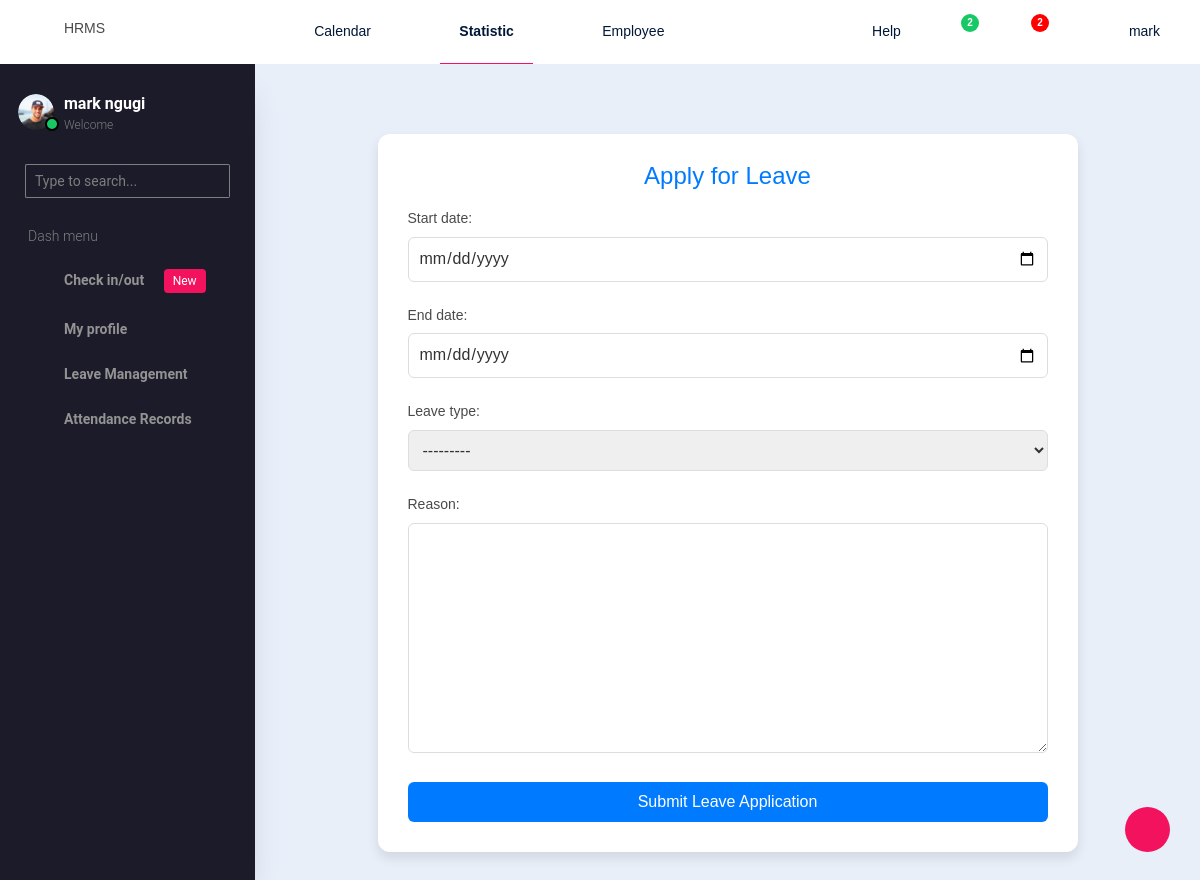
Page /apply_leave/ (signed in) on the committed database.
### accounts/models.py (models this page shows, shortened)
class CustomUser(AbstractUser):
    ROLE_CHOICES = [
        ('admin', 'Admin'),
        ('hr_manager', 'HR Manager'),
        ('employee', 'Employee'),
    ]
    role = models.CharField(max_length=20, choices=ROLE_CHOICES, default='employee')
    gender = models.CharField(max_length=20, choices=[('male', 'Male'), ('female', 'Female')], default='male')
    phone = models.CharField(max_length=15, blank=True, null=True)
    position = models.CharField(max_length=100, blank=True, null=True)
    department = models.ForeignKey(Department, on_delete=models.CASCADE, default=None, null=True)
    start_date = models.DateField(blank=True, null=True)
    exit_date = models.DateField(null=True, blank=True)
    reason_for_leaving = models.CharField(max_length=255, null=True, blank=True)

### hrms/views.py (the view)
# urls.py: path('apply_leave/', apply_leave, name='applyleave'),
@login_required
def apply_leave(request):
    if request.method == 'POST':
        form = LeaveRequestForm(request.POST)
        if form.is_valid():
            leave_request = form.save(commit=False)
            leave_request.employee = request.user
            leave_request.save()
            return redirect('employeeleavestatus')
    else:
        form = LeaveRequestForm()
    return render(request, 'hrms/employee/leave-management/apply-leave.html', {'form': form})

### hrms/forms.py
class LeaveRequestForm(forms.ModelForm):
    class Meta:
        model = LeaveRequest
        fields = ['start_date', 'end_date', 'leave_type', 'reason']
        widgets = {
            'start_date': forms.DateInput(attrs={'type': 'date'}),
            'end_date': forms.DateInput(attrs={'type': 'date'}),
        }

### hrms/templates/hrms/employee/leave-management/apply-leave.html (shortened to what this page needs)
{% extends 'hrms/employee/base.html' %}
{% block content %}
<div class="container">
    <h2>Apply for Leave</h2>
    <form method="POST">
        {{ form.as_p }}
        <button type="submit" class="btn btn-primary">Submit Leave Application</button>
    </form>
</div>
{% endblock %}

### hrms/templates/hrms/employee/base.html (shortened to what this page needs)
<!DOCTYPE html>
<html lang="en">
  <head>
    <link rel="stylesheet" href="/static/vendors/typicons.font/font/typicons.css">
    <link rel="stylesheet" href="/static/vendors/css/vendor.bundle.base.css">
    <link rel="stylesheet" href="/static/css/vertical-layout-light/style.css">
  </head>
  <body>
    <div class="container-scroller">
      <nav class="navbar col-lg-12 col-12 p-0 fixed-top d-flex flex-row">
        <div class="text-center navbar-brand-wrapper d-flex align-items-center justify-content-center">
          <p>HRMS</p>
          <button class="navbar-toggler navbar-toggler align-self-center d-none d-lg-flex" type="button" data-toggle="minimize">
            <span class="typcn typcn-th-menu"></span>
          </button>
        </div>
        <div class="navbar-menu-wrapper d-flex align-items-center justify-content-end">
          <ul class="navbar-nav mr-lg-2">
            <li class="nav-item  d-none d-lg-flex">
              <a class="nav-link" href="#">
                Calendar
              </a>
            </li>
            <li class="nav-item  d-none d-lg-flex">
              <a class="nav-link active" href="#">
                Statistic
              </a>
            </li>
            <li class="nav-item  d-none d-lg-flex">
              <a class="nav-link" href="#">
                Employee
              </a>
            </li>
          </ul>
          <ul class="navbar-nav navbar-nav-right">
            <li class="nav-item d-none d-lg-flex  mr-2">
              <a class="nav-link" href="#">
                Help
              </a>
            </li>
            <li class="nav-item dropdown d-flex">
              <a class="nav-link count-indicator dropdown-toggle d-flex justify-content-center align-items-center" id="messageDropdown" href="#" data-toggle="dropdown">
                <i class="typcn typcn-message-typing"></i>
                <span class="count bg-success">2</span>
              </a>
            </li>
            <li class="nav-item dropdown  d-flex">
              <a class="nav-link count-indicator dropdown-toggle d-flex align-items-center justify-content-center" id="notificationDropdown" href="#" data-toggle="dropdown">
                <i class="typcn typcn-bell mr-0"></i>
                <span class="count bg-danger">2</span>
              </a>
            </li>
            <li class="nav-item nav-profile dropdown">
              <a class="nav-link dropdown-toggle  pl-0 pr-0" href="#" data-toggle="dropdown" id="profileDropdown">
                <i class="typcn typcn-user-outline mr-0"></i>
                <span class="nav-profile-name">{{user.username}}</span>
              </a>
            </li>
          </ul>
        </div>
      </nav>
      <div class="container-fluid page-body-wrapper">
        <div class="theme-setting-wrapper">
          <div id="settings-trigger"><i class="typcn typcn-cog-outline"></i></div>
        </div>
        <nav class="sidebar sidebar-offcanvas" id="sidebar">
        <ul class="nav">
          <li class="nav-item">
            <div class="d-flex sidebar-profile">
              <div class="sidebar-profile-image">
                <img src="/static/images/faces/face29.png" alt="image">
                <span class="sidebar-status-indicator"></span>
              </div>
              <div class="sidebar-profile-name">
                <p class="sidebar-name">
                  {{user.first_name}} {{user.last_name}}
                </p>
                <p class="sidebar-designation">
                  Welcome
                </p>
              </div>
            </div>
            <div class="nav-search">
              <div class="input-group">
                <input type="text" class="form-control" placeholder="Type to search..." aria-label="search" aria-describedby="search">
                <div class="input-group-append">
                  <span class="input-group-text" id="search">
                    <i class="typcn typcn-zoom"></i>
                  </span>
                </div>
              </div>
            </div>
            <p class="sidebar-menu-title">Dash menu</p>
          </li>
          <li class="nav-item">
            <a class="nav-link" href="{% url 'check_in_or_out' user.id %}">
                <i class="typcn typcn-device-desktop menu-icon"></i>
                <span class="menu-title">Check in/out <span class="badge badge-primary ml-3">New</span></span>
            </a>
        </li>
          <li class="nav-item">
            <a class="nav-link" data-toggle="collapse" href="#ui-basic" aria-expanded="false" aria-controls="ui-basic">
              <i class="typcn typcn-briefcase menu-icon"></i>
              <span class="menu-title">My profile</span>
              <i class="typcn typcn-chevron-right menu-arrow"></i>
            </a>
          </li>
          <li class="nav-item">
            <a class="nav-link" data-toggle="collapse" href="#form-elements" aria-expanded="false" aria-controls="form-elements">
              <i class="typcn typcn-film menu-icon"></i>
              <span class="menu-title">Leave Management</span>
              <i class="menu-arrow"></i>
            </a>
          </li>
          <li class="nav-item">
            <a class="nav-link" data-toggle="collapse" href="#charts" aria-expanded="false" aria-controls="charts">
              <i class="typcn typcn-chart-pie-outline menu-icon"></i>
              <span class="menu-title">Attendance Records</span>
              <i class="menu-arrow"></i>
            </a>
          </li>
        </ul>
      </nav>
        <div class="main-panel">
          <div class="content-wrapper">
            {%block content%}
            {%endblock%}
          </div>
        </div>
      </div>
    </div>
  </body>
</html>

### hrms/templates/hrms/employee/leave-management/apply-leave.html (style rules this page uses)
body { font-family: 'Arial', sans-serif; background: #f4f6f9; color: #4a4a4a; }
.container { max-width: 700px; margin: 40px auto; background-color: #ffffff; padding: 30px; border-radius: 12px; box-shadow: 0 6px 12px rgba(0, 0, 0, 0.1); }
h2 { text-align: center; color: #007bff; margin-bottom: 20px; }
form { display: flex; flex-direction: column; gap: 15px; }
form input, form select, form textarea { width: 100%; padding: 10px; border: 1px solid #ddd; border-radius: 6px; font-size: 1rem; color: #333; }
form textarea { resize: vertical; }
button[type="submit"] { background-color: #007bff; color: white; padding: 12px; border: none; border-radius: 6px; font-size: 1rem; cursor: pointer; transition: background-color 0.3s ease; }

### rows in the picture
CustomUser: username "mark", first_name "mark", last_name "ngugi"
